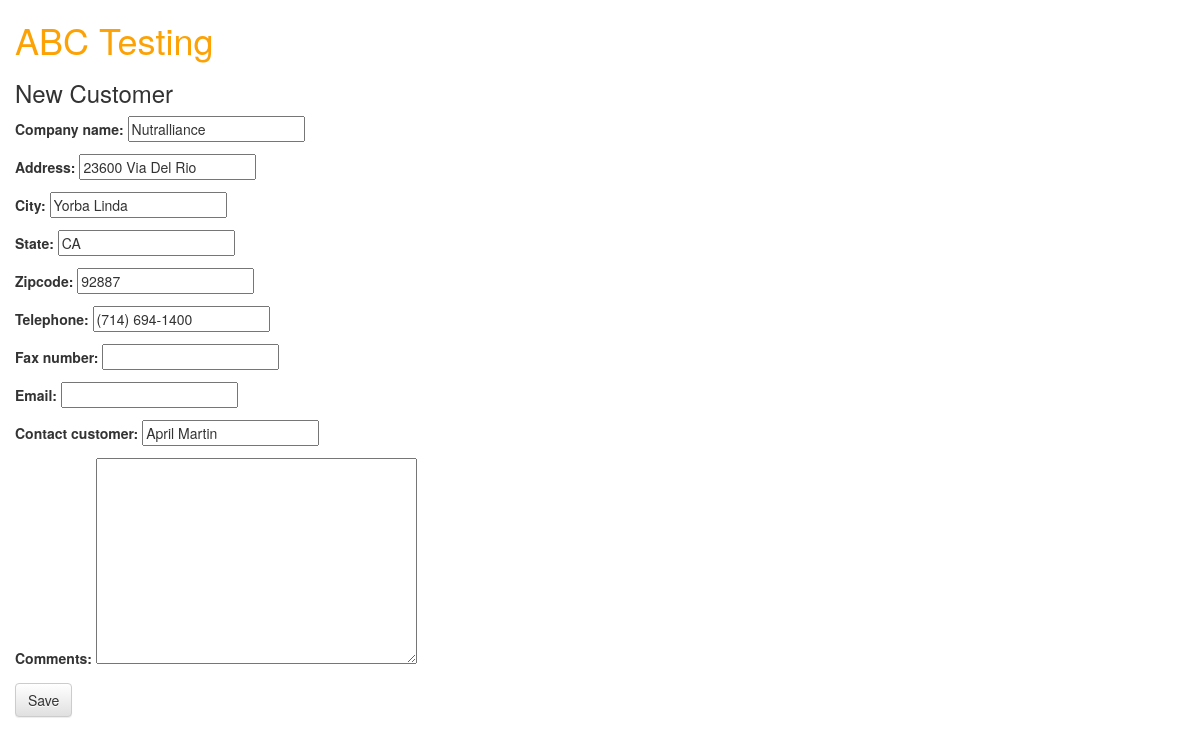
The app's page /info/customerform/4/ with its own data.
### info/models.py (models this page shows, shortened)
class Customer(models.Model):
	company_name = models.CharField(max_length=2000)
	address = models.CharField(max_length=1000,blank=True)
	city = models.CharField(max_length=1000,blank=True)
	state = models.CharField(max_length=20,blank=True)
	zipcode = models.CharField(max_length=200,blank=True)
	telephone = models.CharField(max_length=1000,blank=True)
	fax_number = models.CharField(max_length=500,blank=True)
	email = models.CharField(max_length=500,blank=True)
	contact_customer = models.CharField(max_length=2000,blank=True)
	comments = models.TextField(blank=True)

### info/views.py (the view)
# urls.py: url(r'^customerform/(?P<pk>[0-9]+)/$', views.CustomerUpdate.as_view(), name='customeredit'),
class CustomerUpdate(UpdateView):
	model = Customer
	fields = ['company_name','address', 'city', 'state', 'zipcode', 'telephone', 'fax_number', 'email', 'contact_customer', 'comments']

### info/templates/info/customer_form.html (shortened to what this page needs)
{% load staticfiles %}
<html>
	<head>
		<link rel="stylesheet" href="//maxcdn.bootstrapcdn.com/bootstrap/3.2.0/css/bootstrap.min.css">
		<link rel="stylesheet" href="//maxcdn.bootstrapcdn.com/bootstrap/3.2.0/css/bootstrap-theme.min.css">
		<link rel="stylesheet" href="{% static "css/info.css" %}">
	</head>
	<p><h1><a href="/">ABC Testing</a></h1></p>
	<h3>New Customer</h3>
</html>
		{% block content %}
		<form method="POST" class="post-form">{% csrf_token %}
		{{ form.as_p }}
		<button type="submit" class="save btn btn-default">Save</button>
		</form>
		{% endblock %}

### info/static/css/info.css (style rules this page uses)
h1 a { color: #FCA205; }

### records on screen
Customer: company_name "Nutralliance", address "23600 Via Del Rio", city "Yorba Linda", state "CA", zipcode "92887", telephone "(714) 694-1400", contact_customer "April Martin"
